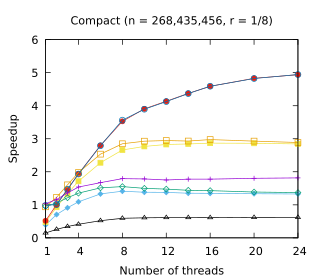

Reproduce this figure in gnuplot.
set title "Compact (n = 268,435,456, r = 1/8)"
set terminal pdf size 3.2,2.8
set output "./results/Compact_n___268,435,456,_r___1_8.pdf"
set key off
set xrange [1:24]
set xtics (1, 4, 8, 12, 16, 20, 24, 28, 32)
set xlabel "Number of threads"
set yrange [0:6]
set ylabel "Speedup"
plot './results/Compact_n___268,435,456,_r___1_8.dat' using 1:2 title "Scan-then-propagate" ls 3 lw 1 pointsize 0.6 pointtype 13 with linespoints, \
  './results/Compact_n___268,435,456,_r___1_8.dat' using 1:3 title "Reduce-then-scan" ls 5 lw 1 pointsize 0.6 with linespoints, \
  './results/Compact_n___268,435,456,_r___1_8.dat' using 1:4 title "Chained scan" ls 7 lw 1 pointsize 0.6 with linespoints, \
  './results/Compact_n___268,435,456,_r___1_8.dat' using 1:5 title "Assisted scan-t.-prop." ls 2 lw 1 pointsize 0.7 pointtype 12 with linespoints, \
  './results/Compact_n___268,435,456,_r___1_8.dat' using 1:6 title "Assisted reduce-t.-scan" ls 4 lw 1 pointsize 0.7 with linespoints, \
  './results/Compact_n___268,435,456,_r___1_8.dat' using 1:7 title "Adaptive chained scan" ls 6 lw 1 pointsize 0.7 with linespoints, \
  './results/Compact_n___268,435,456,_r___1_8.dat' using 1:8 title "oneTBB" ls 1 lw 1 pointsize 0.6 with linespoints, \
  './results/Compact_n___268,435,456,_r___1_8.dat' using 1:9 title "ParlayLib" ls 8 lw 1 pointsize 0.6 with linespoints
